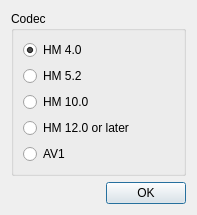
<?xml version="1.0" encoding="UTF-8"?>
<ui version="4.0">
 <class>BitstreamVersionSelector</class>
 <widget class="QDialog" name="BitstreamVersionSelector">
  <property name="geometry">
   <rect>
    <x>0</x>
    <y>0</y>
    <width>197</width>
    <height>165</height>
   </rect>
  </property>
  <property name="windowTitle">
   <string>Select codec</string>
  </property>
  <layout class="QVBoxLayout" name="verticalLayout">
   <item>
    <widget class="QGroupBox" name="groupBox">
     <property name="title">
      <string>Codec</string>
     </property>
     <layout class="QHBoxLayout" name="horizontalLayout_2">
      <item>
       <layout class="QHBoxLayout" name="horizontalLayout">
        <item>
         <layout class="QVBoxLayout" name="verticalLayout_2">
          <item>
           <widget class="QRadioButton" name="hm40">
            <property name="text">
             <string>HM 4.0</string>
            </property>
            <property name="checked">
             <bool>true</bool>
            </property>
           </widget>
          </item>
          <item>
           <widget class="QRadioButton" name="hm52">
            <property name="enabled">
             <bool>true</bool>
            </property>
            <property name="text">
             <string>HM 5.2</string>
            </property>
           </widget>
          </item>
          <item>
           <widget class="QRadioButton" name="hm100">
            <property name="enabled">
             <bool>true</bool>
            </property>
            <property name="text">
             <string>HM 10.0</string>
            </property>
           </widget>
          </item>
          <item>
           <widget class="QRadioButton" name="hm120">
            <property name="text">
             <string>HM 12.0 or later</string>
            </property>
           </widget>
          </item>
          <item>
           <widget class="QRadioButton" name="av1">
            <property name="text">
             <string>AV1</string>
            </property>
           </widget>
          </item>
         </layout>
        </item>
       </layout>
      </item>
     </layout>
    </widget>
   </item>
   <item>
    <widget class="QDialogButtonBox" name="buttonBox">
     <property name="orientation">
      <enum>Qt::Horizontal</enum>
     </property>
     <property name="standardButtons">
      <set>QDialogButtonBox::Ok</set>
     </property>
    </widget>
   </item>
  </layout>
 </widget>
 <resources/>
 <connections>
  <connection>
   <sender>buttonBox</sender>
   <signal>accepted()</signal>
   <receiver>BitstreamVersionSelector</receiver>
   <slot>accept()</slot>
   <hints>
    <hint type="sourcelabel">
     <x>248</x>
     <y>254</y>
    </hint>
    <hint type="destinationlabel">
     <x>157</x>
     <y>274</y>
    </hint>
   </hints>
  </connection>
  <connection>
   <sender>buttonBox</sender>
   <signal>rejected()</signal>
   <receiver>BitstreamVersionSelector</receiver>
   <slot>reject()</slot>
   <hints>
    <hint type="sourcelabel">
     <x>316</x>
     <y>260</y>
    </hint>
    <hint type="destinationlabel">
     <x>286</x>
     <y>274</y>
    </hint>
   </hints>
  </connection>
 </connections>
</ui>
